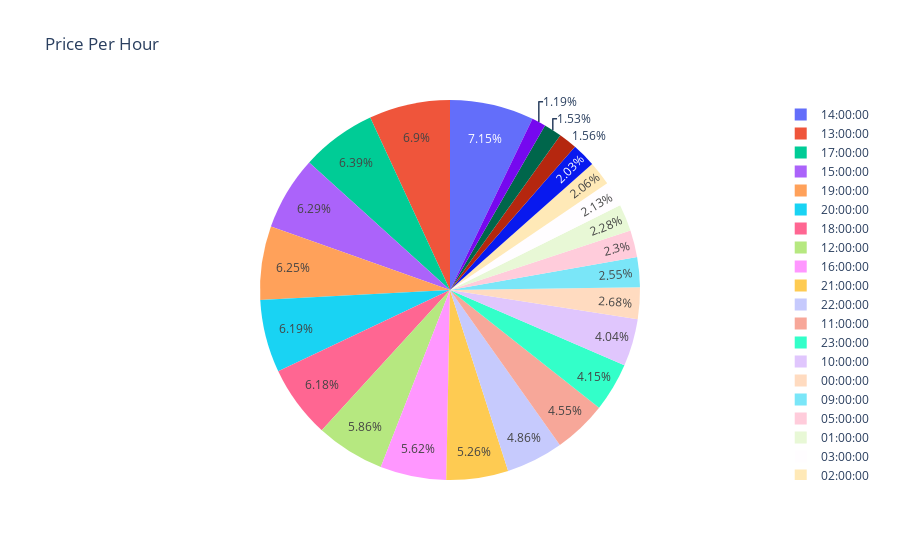

The code cell stored with this chart in its notebook:
### Code cell
fig = px.pie(df2, values='Price', names='Time', title='Price Per Hour')
fig.show()
